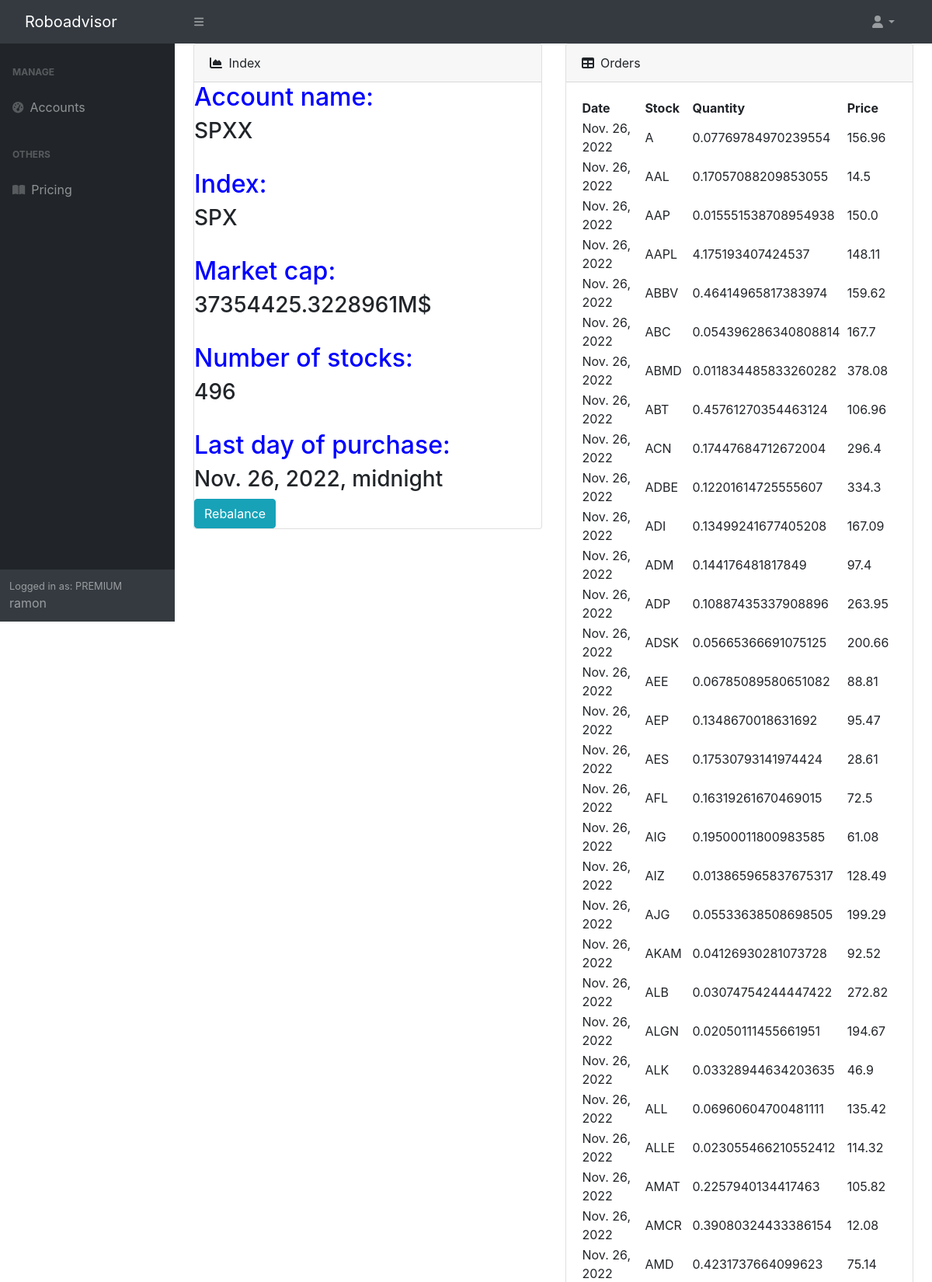
Page /showAccount/39 (signed in, upper part) on the committed database.
### roboadvisor/models.py (models this page shows, shortened)
class Account(models.Model):
	key_id = models.CharField(max_length=200, default=None, unique=True)
	secret_key = models.CharField(max_length=200, default=None, unique=True)
	name=models.CharField(max_length=200, default=None, unique=True)
	balance = models.FloatField()
	totalEquity = models.FloatField()
	user = models.ForeignKey(User, on_delete=models.CASCADE, default=None)

class Index(models.Model):
	symbol = models.CharField(max_length=5, default=None)
	marketCap = models.FloatField(default=0)
	account = models.OneToOneField(Account, on_delete=models.CASCADE)

class Order(models.Model):
	stock = models.ForeignKey(Stock, on_delete=models.CASCADE, default=None)
	quantity = models.FloatField()
	date = models.DateField(default=timezone.now)
	price = models.FloatField(default=0)

class Stock(models.Model):
	symbol = models.CharField(max_length=5)
	lastPrice = models.FloatField()
	marketCap = models.FloatField()
	actualWeight=models.FloatField(default=0)
	index = models.ForeignKey(Index, on_delete=models.CASCADE, default=None)

### roboadvisor/views.py (the view)
# urls.py: path('showAccount/<int:pk>', showAccount, name='showAccount'),
@login_required(login_url='/login')
def showAccount(request, pk):
	user = request.user
	user_id = user.id
	account=Account.objects.get(id=pk)
	api = tradeapi.REST(account.key_id, account.secret_key, 'https://paper-api.alpaca.markets', api_version='v2')
	ind = Index.objects.get(account_id=pk)
	stocks = Stock.objects.filter(index_id=ind.id)
	orders = []
	orders1 = []
	symbols = []
	dates = []
	for s in stocks:
		orders.append(Order.objects.filter(stock_id=s.id))
		symbols.append(s.symbol)
	for o in orders:
		for i in range(0,len(o)):
			orders1.append(o[i])
	for o1 in orders1:
		dates.append(o1.date)
	df = pd.DataFrame(dates, columns =['Date'])
	df['Date'] = pd.to_datetime(df['Date'])
	recentDate = datetime.strptime(df['Date'].max().strftime("%Y-%m-%d"), "%Y-%m-%d")
	today = datetime.strptime((datetime.now()).strftime("%Y-%m-%d"), "%Y-%m-%d")
	diff = str(today - recentDate).split(' ')
	rebalanceBool=True
	try:
		rebalanceBool=True
	except:
		pass
	numberStocks = stocks.count()
	chart7D(stocks, api)
	pieChart(stocks)
	context = {"orders": orders1, "index":ind, "account":account, "numberStocks":numberStocks, "recentDate": recentDate, "rebalanceBool": rebalanceBool}
	return render(request, 'showAccount.html' , context)

### roboadvisor/views.py (called while the page is built)
def pieChart(stocks):
	fig, ax = plt.subplots()
	symbols = []
	weights = []
	for s in stocks:
		symbols.append(s.symbol)
		weights.append(s.actualWeight)
	df = pd.DataFrame(data = {'Symbols': symbols, 'Weights': weights}).sort_values('Weights', ascending = False)
	df2 = df[:9].copy()
	new_row = pd.DataFrame(data = {
	'Symbols' : ['Others'],
	'Weights' : [df['Weights'][9:].sum()]})
	df2 = pd.concat([df2, new_row])
	plt.pie(df2['Weights'], labels = df2['Symbols'])
	plt.title("Total composition adjusted to weights", bbox={'facecolor':'0.8', 'pad':5})
	plt.savefig('static/pie.png')

### roboadvisor/templates/showAccount.html (shortened to what this page needs)
{% extends 'base.html' %}
{% load static %}
  {% block content %}
  <main>
    <div class="container-fluid px-4">
      <div class="row">
        <div class="col-xl-6">
          <div class="card mb-4">
            <div class="card-header">
              <i class="fas fa-chart-area me-1"></i>
              Index
            </div>
            <h2>Account name:</h2>
            <h3>{{account.name}}</h3>
          <h2>Index:</h2>
          <h3>{{index.symbol}}</h3>
        <h2>Market cap:</h2>
        <h3>{{index.marketCap}}M$</h3>
      <h2>Number of stocks:</h2>
      <h3>{{numberStocks}}</h3>
    <h2>Last day of purchase:</h2>
    <h3>{{recentDate}}</h3>
    {% if rebalanceBool %}
    <form action="{% url 'rebalance' pk=account.pk %}" method="post">
      <button class="btn btn-info" name="rebalance" type="submit">Rebalance</button>
    </form>
    {% endif %}
</div>
</div>
<div class="col-xl-6">
  <div class="card mb-4">
    <div class="card-header">
      <i class="fas fa-table me-1"></i>
      Orders
    </div>
    <div class="card-body">
      <table id="datatablesSimple">
        <thead>
          <tr>
            <th>Date</th>
            <th>Stock</th>
            <th>Quantity</th>
            <th>Price</th>
          </tr>
        </thead>
        <tbody>
          {% for order in orders %}
          <tr>
            <td>{{ order.date }}</td>
            <td>{{ order.stock.symbol }}</td>
            <td>{{ order.quantity }}</td>
            <td>{{ order.price }}</td>
          </tr>
          {% endfor %}
        </tbody>
      </table>
    </div>
  </div>
</div>
</div>
</div>
</main>
{% endblock %}

### roboadvisor/templates/base.html (shortened to what this page needs)
{% load static %}
<!DOCTYPE html>
<html lang="en">
<head>
    <link href="https://cdn.jsdelivr.net/npm/simple-datatables@latest/dist/style.css" rel="stylesheet" />
    <link href="{% static 'css/styles.css' %}" rel="stylesheet" />
    <link rel="stylesheet" href=
"https://stackpath.bootstrapcdn.com/bootstrap/4.4.1/css/bootstrap.min.css"
        integrity=
"sha384-Vkoo8x4CGsO3+Hhxv8T/Q5PaXtkKtu6ug5TOeNV6gBiFeWPGFN9MuhOf23Q9Ifjh"
>
</head>
<body class="sb-nav-fixed">
    <nav class="sb-topnav navbar navbar-expand navbar-dark bg-dark">
        <a class="navbar-brand ps-3" href="/home">Roboadvisor</a>
        <button class="btn btn-link btn-sm order-1 order-lg-0 me-4 me-lg-0" id="sidebarToggle" href="#!"><i class="fas fa-bars"></i></button>
        <ul class="navbar-nav ms-auto ms-md-0 me-3 me-lg-4">
            <li class="nav-item dropdown">
                <a class="nav-link dropdown-toggle" id="navbarDropdown" href="#" role="button" data-bs-toggle="dropdown" aria-expanded="false"><i class="fas fa-user fa-fw"></i></a>
            </li>
        </ul>
    </nav>
    <div id="layoutSidenav">
        <div id="layoutSidenav_nav">
            <nav class="sb-sidenav accordion sb-sidenav-dark" id="sidenavAccordion">
                <div class="sb-sidenav-menu">
                    <div class="nav">
                        <div class="sb-sidenav-menu-heading">Manage</div>
                        <a class="nav-link" href="/manageAccount">
                            <div class="sb-nav-link-icon"><i class="fas fa-tachometer-alt"></i></div>
                            Accounts
                        </a>
                        <div class="sb-sidenav-menu-heading">Others</div>
                        <a class="nav-link collapsed" href="/pricing">
                            <div class="sb-nav-link-icon"><i class="fas fa-book-open"></i></div>
                            Pricing
                        </a>
                        <div class="sb-sidenav-menu-heading"></div>
                    </div>
                </div>
                <div class="sb-sidenav-footer">
                    <div class="small">Logged in as:
                        {% if not user.is_authenticated %}
                        UNAUTHENTICATED
                        {% elif user.client.is_premium%}
                        PREMIUM
                        {% elif not user.client.is_premium %}
                        FREE
                    {% endif %}</div>
                    {{user.username}}
                </div>
            </nav>
        </div>
        <div id="layoutSidenav_content">
            {% block content %}{% endblock %}
        </div>
    </div>
</body>
</html>

### roboadvisor/templates/showAccount.html (style rules this page uses)
h2 { color: blue }

### rows in the picture
Account: name "SPXX"
Index: symbol "SPX", marketCap "37354425.3228961"
Order: date "Nov. 26, 2022", stock.symbol "A", quantity "0.07769784970239554", price "156.96"
Order: date "Nov. 26, 2022", stock.symbol "AAL", quantity "0.17057088209853055", price "14.5"
Order: date "Nov. 26, 2022", stock.symbol "AAP", quantity "0.015551538708954938", price "150.0"
Order: date "Nov. 26, 2022", stock.symbol "AAPL", quantity "4.175193407424537", price "148.11"
Order: date "Nov. 26, 2022", stock.symbol "ABBV", quantity "0.46414965817383974", price "159.62"
Order: date "Nov. 26, 2022", stock.symbol "ABC", quantity "0.054396286340808814", price "167.7"
Order: date "Nov. 26, 2022", stock.symbol "ABMD", quantity "0.011834485833260282", price "378.08"
Order: date "Nov. 26, 2022", stock.symbol "ABT", quantity "0.45761270354463124", price "106.96"
Order: date "Nov. 26, 2022", stock.symbol "ACN", quantity "0.17447684712672004", price "296.4"
Order: date "Nov. 26, 2022", stock.symbol "ADBE", quantity "0.12201614725555607", price "334.3"
Order: date "Nov. 26, 2022", stock.symbol "ADI", quantity "0.13499241677405208", price "167.09"
Order: date "Nov. 26, 2022", stock.symbol "ADM", quantity "0.144176481817849", price "97.4"
Order: date "Nov. 26, 2022", stock.symbol "ADP", quantity "0.10887435337908896", price "263.95"
Order: date "Nov. 26, 2022", stock.symbol "ADSK", quantity "0.05665366691075125", price "200.66"
Order: date "Nov. 26, 2022", stock.symbol "AEE", quantity "0.06785089580651082", price "88.81"
Order: date "Nov. 26, 2022", stock.symbol "AEP", quantity "0.1348670018631692", price "95.47"
Order: date "Nov. 26, 2022", stock.symbol "AES", quantity "0.17530793141974424", price "28.61"
Order: date "Nov. 26, 2022", stock.symbol "AFL", quantity "0.16319261670469015", price "72.5"
Order: date "Nov. 26, 2022", stock.symbol "AIG", quantity "0.19500011800983585", price "61.08"
Order: date "Nov. 26, 2022", stock.symbol "AIZ", quantity "0.013865965837675317", price "128.49"
Order: date "Nov. 26, 2022", stock.symbol "AJG", quantity "0.05533638508698505", price "199.29"
Order: date "Nov. 26, 2022", stock.symbol "AKAM", quantity "0.04126930281073728", price "92.52"
Order: date "Nov. 26, 2022", stock.symbol "ALB", quantity "0.03074754244447422", price "272.82"
Order: date "Nov. 26, 2022", stock.symbol "ALGN", quantity "0.02050111455661951", price "194.67"
Order: date "Nov. 26, 2022", stock.symbol "ALK", quantity "0.03328944634203635", price "46.9"
Order: date "Nov. 26, 2022", stock.symbol "ALL", quantity "0.06960604700481111", price "135.42"
Order: date "Nov. 26, 2022", stock.symbol "ALLE", quantity "0.023055466210552412", price "114.32"
Order: date "Nov. 26, 2022", stock.symbol "AMAT", quantity "0.2257940134417463", price "105.82"
Order: date "Nov. 26, 2022", stock.symbol "AMCR", quantity "0.39080324433386154", price "12.08"
Order: date "Nov. 26, 2022", stock.symbol "AMD", quantity "0.4231737664099623", price "75.14"

### other values in the picture
{{ user.username }} "ramon"
{{ numberStocks }} "496"
{{ recentDate }} "Nov. 26, 2022, midnight"
